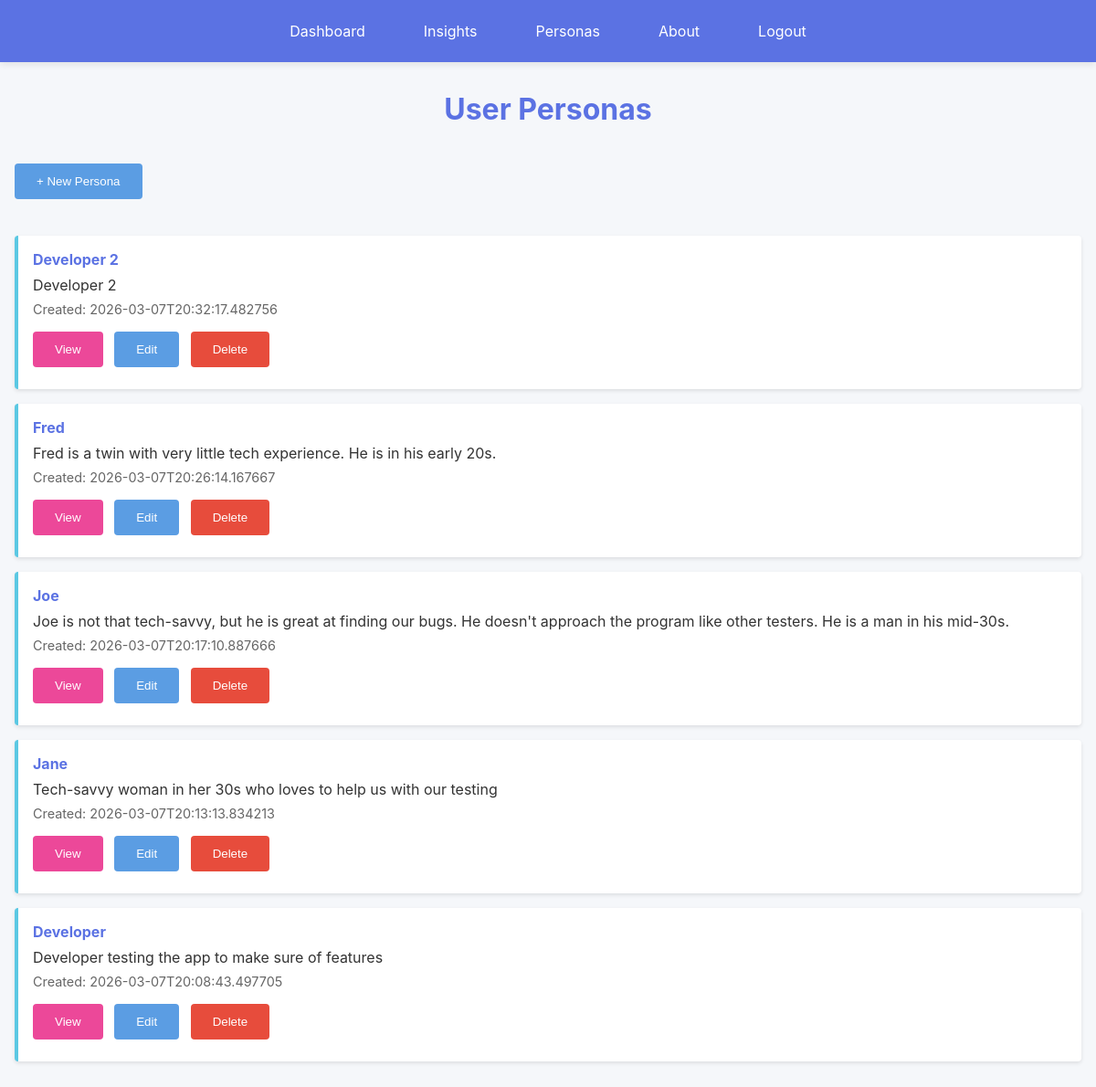
The page /personas (signed in) on the database its author committed.
### models.py (models this page shows, shortened)
class Persona(db.Model):
    __tablename__ = 'personas'
    id = db.Column(db.Integer, primary_key=True)
    user_id = db.Column(db.Integer, db.ForeignKey('users.id'), nullable=True, index=True)
    name = db.Column(db.String(200), nullable=False)
    description = db.Column(db.Text, nullable=False)
    timestamp = db.Column(db.DateTime, nullable=False, default=datetime.utcnow)
    insights = db.relationship('Insight', backref='persona', lazy=True, cascade='all, delete-orphan')
    def to_dict(self):
        return {
            'id': self.id,
            'user_id': self.user_id,
            'name': self.name,
            'description': self.description,
            'timestamp': self.timestamp.isoformat() if self.timestamp else None
        }

### web_app.py (the view)
@app.route('/personas')
@login_required
def personas():
    user_id = current_user_id()
    personas_list = Persona.query.filter_by(user_id=user_id).order_by(Persona.timestamp.desc()).all()
    return render_template('personas.html', personas=[p.to_dict() for p in personas_list])

### web_app.py (called while the page is built)
def current_user_id():
    return session.get('user_id')

def get_current_user():
    user_id = current_user_id()
    if not user_id:
        return None
    return User.query.get(user_id)

def login_required(view_func):
    @wraps(view_func)
    def wrapped(*args, **kwargs):
        if not current_user_id():
            flash('Please log in to continue.', 'error')
            return redirect(url_for('login'))
        return view_func(*args, **kwargs)
    return wrapped

@app.context_processor
def inject_shared_context():
    return {
        'colors': COLORS,
        'current_user': get_current_user()
    }

### templates/personas.html (shortened to what this page needs)
{% extends "base.html" %}
{% block content %}
<h1>User Personas</h1>
<div style="margin-bottom: 2rem;">
    <button class="btn btn-success" onclick="window.location.href='/personas/new'">+ New Persona</button>
</div>
{% if personas %}
<div class="personas-list">
    {% for persona in personas %}
    <div class="persona-item">
        <h4><a href="/personas/{{ persona.id }}" style="color: var(--royal-blue); text-decoration: none;">{{ persona.name }}</a></h4>
        <p>{{ persona.description[:150] }}{% if persona.description|length > 150 %}...{% endif %}</p>
        <div class="meta">Created: {{ persona.timestamp }}</div>
        <div style="margin-top: 0.5rem;">
            <button class="btn btn-view" onclick="window.location.href='/personas/{{ persona.id }}'">View</button>
            <button class="btn btn-secondary" onclick="editPersona('{{ persona.id }}')">Edit</button>
            <button class="btn" onclick="deletePersona('{{ persona.id }}')" style="background-color: #e74c3c;">Delete</button>
        </div>
    </div>
    {% endfor %}
</div>
{% else %}
<div class="empty-state">
    <p>No personas created yet.</p>
    <button class="btn" onclick="window.location.href='/personas/new'">Create Your First Persona</button>
</div>
{% endif %}
{% endblock %}

### templates/base.html (shortened to what this page needs)
<!DOCTYPE html>
<html lang="en">
<head>
    <link rel="stylesheet" href="{{ url_for('static', filename='style.css') }}">
</head>
<body>
    <nav>
        <ul>
            {% if current_user %}
            <li><a href="{{ url_for('dashboard') }}">Dashboard</a></li>
            <li><a href="{{ url_for('insights') }}">Insights</a></li>
            <li><a href="{{ url_for('personas') }}">Personas</a></li>
            {% endif %}
            <li><a href="{{ url_for('about') }}">About</a></li>
            {% if current_user %}
            <li>
                <form method="POST" action="{{ url_for('logout') }}" style="display: inline;">
                    <button type="submit">Logout</button>
                </form>
            </li>
            {% else %}
            <li><a href="{{ url_for('login') }}">Login</a></li>
            <li><a href="{{ url_for('register') }}">Register</a></li>
            {% endif %}
        </ul>
    </nav>
    <div class="container">
        {% block content %}{% endblock %}
    </div>
</body>
</html>

### static/style.css (style rules this page uses)
* { margin: 0; padding: 0; box-sizing: border-box; }
body { font-family: -apple-system, BlinkMacSystemFont, 'Segoe UI', Roboto, Oxygen, Ubuntu, Cantarell, sans-serif; background-color: #f5f7fa; color: #333; }
nav { background-color: var(--royal-blue); padding: 1rem 0; box-shadow: 0 2px 8px rgba(0,0,0,0.1); position: sticky; top: 0; z-index: 100; }
nav ul { list-style: none; display: flex; justify-content: center; align-items: center; gap: 2rem; max-width: 1200px; margin: 0 auto; padding: 0 1rem; }
nav a { color: white; text-decoration: none; padding: 0.5rem 1rem; border-radius: 4px; transition: background-color 0.3s; }
nav form { display: inline; margin: 0; padding: 0; }
nav button { color: white; text-decoration: none; padding: 0.5rem 1rem; border-radius: 4px; transition: background-color 0.3s; background: transparent; border: none; cursor: pointer; font-size: inherit; font-family: inherit; vertical-align: baseline; }
.container { max-width: 1200px; margin: 0 auto; padding: 2rem 1rem; }
h1 { color: var(--royal-blue); margin-bottom: 2rem; text-align: center; }
.btn { background-color: var(--royal-blue); color: white; padding: 0.75rem 1.5rem; border: none; border-radius: 4px; cursor: pointer; transition: background-color 0.3s; margin: 0.5rem 0.5rem 0.5rem 0; }
.btn-secondary { background-color: var(--medium-blue); }
.btn-success { background-color: var(--medium-blue); }
.btn-view { background-color: var(--pink); }
.insights-list, .personas-list { display: grid; grid-template-columns: 1fr; gap: 1rem; }
.insight-item, .persona-item { background: var(--white); padding: 1rem; border-left: 4px solid var(--sky-blue); border-radius: 4px; box-shadow: 0 2px 4px rgba(0,0,0,0.1); }
.insight-item h4, .persona-item h4 { color: var(--royal-blue); margin-bottom: 0.5rem; }
.meta { color: #666; font-size: 0.9rem; margin: 0.5rem 0; }

### rows shown on the page
Persona: name "Developer 2", description "Developer 2", timestamp "2026-03-07T20:32:17.482756"
Persona: name "Fred", description "Fred is a twin with very little tech experience. He is in his early 20s.", timestamp "2026-03-07T20:26:14.167667"
Persona: name "Joe", description "Joe is not that tech-savvy, but he is great at finding our bugs. He doesn't approach the program like other testers. He is a man in his mid-30s.", timestamp "2026-03-07T20:17:10.887666"
Persona: name "Jane", description "Tech-savvy woman in her 30s who loves to help us with our testing", timestamp "2026-03-07T20:13:13.834213"
Persona: name "Developer", description "Developer testing the app to make sure of features", timestamp "2026-03-07T20:08:43.497705"
